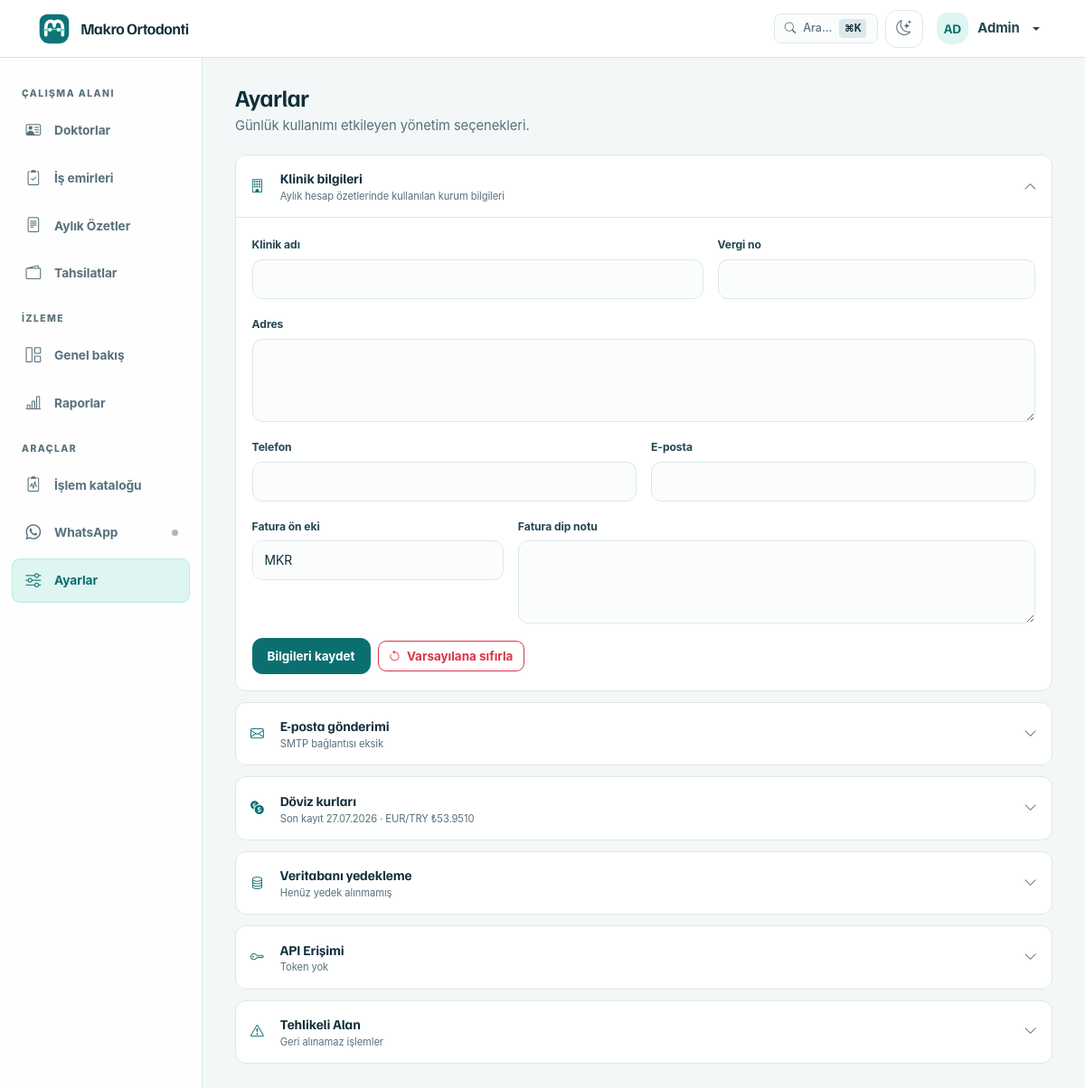
/settings/ (signed in), run on an earlier commit of the app's database.
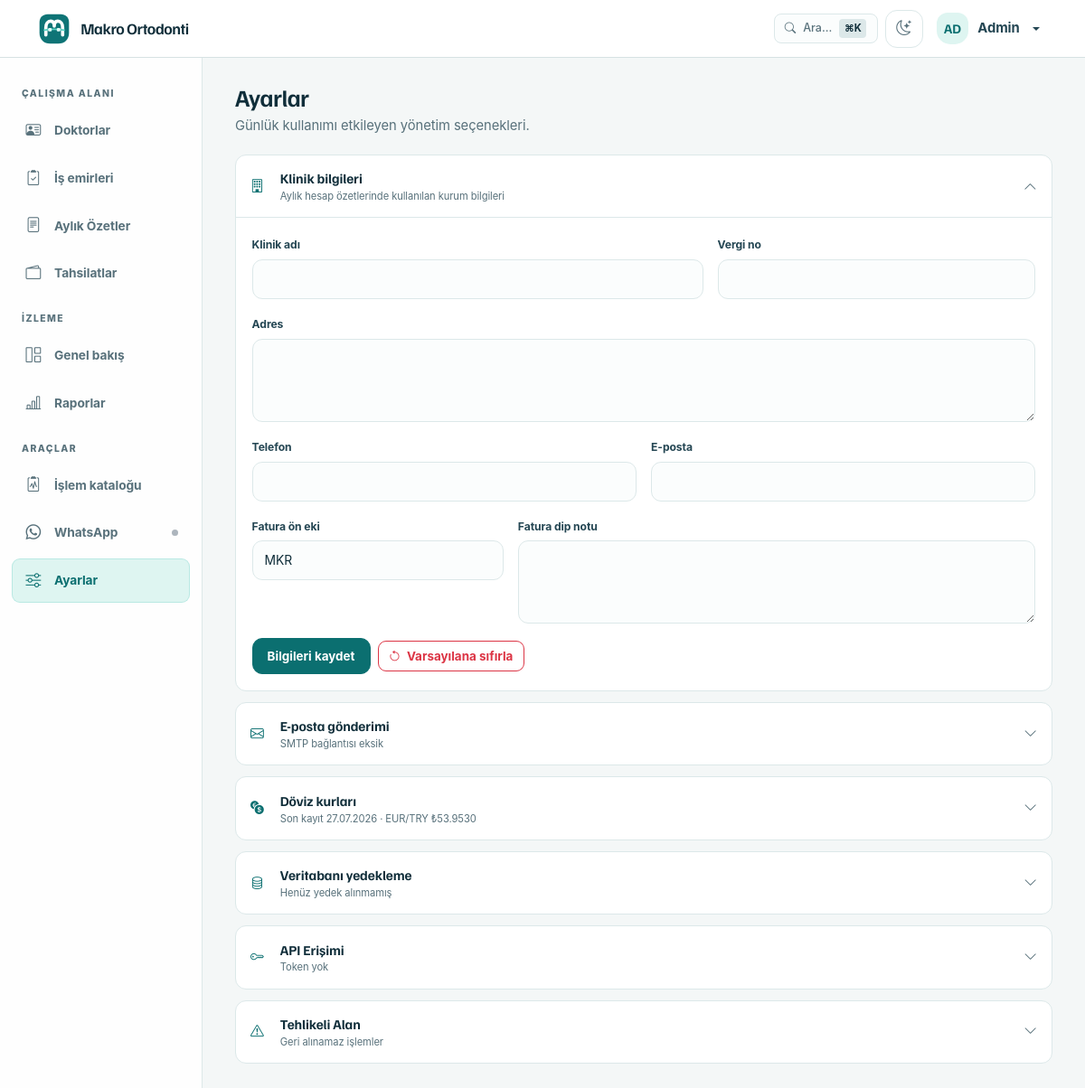
And on a later commit of the database.
### app/models/models.py (models this page shows, shortened)
class User(UserMixin, Base, TimestampMixin):
    __tablename__ = "users"
    id: Mapped[int] = mapped_column(Integer, primary_key=True, autoincrement=True)
    username: Mapped[str] = mapped_column(String(50), nullable=False, unique=True, index=True)
    password_hash: Mapped[str] = mapped_column(String(256), nullable=False)
    full_name: Mapped[str] = mapped_column(String(150), nullable=False)
    role: Mapped[str] = mapped_column(String(20), nullable=False, default="staff", index=True)
    is_active: Mapped[bool] = mapped_column(Boolean, default=True, nullable=False)
    last_login: Mapped[datetime | None] = mapped_column(DateTime, nullable=True)
    api_token_hash: Mapped[str | None] = mapped_column(String(64), nullable=True, unique=True, index=True)
    ROLE_ADMIN = "admin"
    ROLE_STAFF = "staff"
    VALID_ROLES = [ROLE_ADMIN, ROLE_STAFF]

class Settings(Base, TimestampMixin):
    __tablename__ = "settings"
    id: Mapped[int] = mapped_column(Integer, primary_key=True, autoincrement=True)
    key: Mapped[str] = mapped_column(String(100), nullable=False, unique=True, index=True)
    value: Mapped[str | None] = mapped_column(Text, nullable=True)
    description: Mapped[str | None] = mapped_column(Text, nullable=True)
    DEFAULTS = {
        "clinic_name": "Makro Ortodonti",
        "clinic_address": "",
        "clinic_phone": "",
        "clinic_email": "",
        "clinic_logo_path": "",
        "tax_id": "",
        "invoice_prefix": "MKR",
        "invoice_next_number": "1",
        "invoice_footer_text": "",
        "default_exchange_rate_source": "ecb",
        "currency_symbol_eur": "€",
        "currency_symbol_try": "₺",
        "whatsapp_session_id": "",
        "whatsapp_phone_number": "",
    }

class ExchangeRate(Base, TimestampMixin):
    __tablename__ = "exchange_rates"
    id: Mapped[int] = mapped_column(Integer, primary_key=True, autoincrement=True)
    rate_date: Mapped[date] = mapped_column(nullable=False, index=True)
    eur_to_try: Mapped[Decimal] = mapped_column(Numeric(12, 4), nullable=False)
    usd_to_try: Mapped[Decimal] = mapped_column(Numeric(12, 4), nullable=True)
    source: Mapped[str] = mapped_column(String(50), default="ecb", nullable=False)
    __table_args__ = (
        UniqueConstraint("rate_date", "source", name="uq_exchange_rate_date_source"),
    )

### app/routes/settings.py (the view)
@settings_bp.route("/")
@login_required
@permissions_required("settings.manage")
def index():
    settings = db.session.execute(db.select(Settings)).scalars().all()
    settings_dict = {s.key: s.value for s in settings}
    exchange_rates = db.session.execute(
        db.select(ExchangeRate).order_by(ExchangeRate.rate_date.desc()).limit(30)
    ).scalars().all()
    smtp_password_configured = bool(settings_dict.get("smtp_password"))
    from app.services.backup_service import list_backups
    backups = list_backups()
    return render_template(
        "settings/index.html",
        settings=settings_dict,
        smtp_password_configured=smtp_password_configured,
        exchange_rates=exchange_rates,
        today=date.today(),
        backups=backups,
        api_token_configured=bool(current_user.api_token_hash),
    )

### app/__init__.py (called while the page is built, shortened)
def _get_cached_setting(key: str, default: str = "") -> str:
    now = time.monotonic()
    cached = _settings_cache.get(key)
    if cached and (now - cached[0]) < _SETTINGS_CACHE_TTL:
        return cached[1]

### app/authz.py (called while the page is built)
def has_permission(user, permission: str) -> bool:
    permissions = ROLE_PERMISSIONS.get(getattr(user, "role", None), frozenset())
    return "*" in permissions or permission in permissions

def permissions_required(*permissions: str):
    def decorator(view_func):
        @wraps(view_func)
        def wrapped(*args, **kwargs):
            if not current_user.is_authenticated:
                return redirect(url_for("auth.login"))
            if not all(has_permission(current_user, permission) for permission in permissions):
                flash("Bu işlem için yetkiniz bulunmuyor.", "danger")
                return redirect(url_for("dashboard.index"))
            return view_func(*args, **kwargs)
        return wrapped
    return decorator

### app/services/backup_service.py (called while the page is built, shortened)
def _data_dir() -> Path:
    return Path(__file__).resolve().parent.parent.parent / "data"

def _backup_dir() -> Path:
    d = _data_dir() / "backups"
    d.mkdir(parents=True, exist_ok=True)
    return d

def list_backups() -> list[dict]:
    backup_dir = _backup_dir()
    files = sorted(
        [f for f in backup_dir.iterdir() if _SAFE_FILENAME_RE.match(f.name)],
        key=lambda f: f.stat().st_mtime,
        reverse=True,
    )
    result = []
    return result

### app/services/exchange_service.py (called while the page is built, shortened)
def get_rate_health(max_age_days: int = 2) -> dict:
    latest = db.session.execute(
        db.select(ExchangeRate)
        .order_by(ExchangeRate.rate_date.desc())
        .limit(1)
    ).scalar_one_or_none()
    age_days = (date.today() - latest.rate_date).days
    return {
        "exists": True,
        "is_stale": age_days > max_age_days,
        "age_days": age_days,
        "last_date": latest.rate_date,
        "last_rate": Decimal(str(latest.eur_to_try)),
    }

def ensure_daily_rate(max_age_days: int = 2) -> dict:
    global _last_auto_check_date
    today = date.today()
    if _last_auto_check_date == today:
        return get_rate_health(max_age_days=max_age_days)

### app/services/whatsapp_service.py (called while the page is built)
    @classmethod
    def quick_state(cls) -> str:
        with cls._state_lock:
            if cls._connected:
                return "connected"
            if cls._thread is not None and cls._thread.is_alive():
                return "connecting"
            return "disconnected"

### app/templates/settings/index.html (shortened to what this page needs)
{% extends "base.html" %}
{% block content %}
<header class="workspace-header"><div><h1>Ayarlar</h1><p>Günlük kullanımı etkileyen yönetim seçenekleri.</p></div></header>
<div class="settings-stack">
    <details class="disclosure-panel" open>
        <summary><span><i class="bi bi-building" aria-hidden="true"></i><strong>Klinik bilgileri</strong><small>Aylık hesap özetlerinde kullanılan kurum bilgileri</small></span><i class="bi bi-chevron-down disclosure-chevron" aria-hidden="true"></i></summary>
        <div class="disclosure-content">
            <form method="POST" action="{{ url_for('settings.update_settings') }}">
                <div class="row g-3">
                    <div class="col-md-7"><label class="form-label">Klinik adı</label><input type="text" class="form-control" name="clinic_name" value="{{ settings.get('clinic_name', '') }}"></div>
                    <div class="col-md-5"><label class="form-label">Vergi no</label><input type="text" class="form-control" name="tax_id" value="{{ settings.get('tax_id', '') }}"></div>
                    <div class="col-12"><label class="form-label">Adres</label><textarea class="form-control" name="clinic_address" rows="2">{{ settings.get('clinic_address', '') }}</textarea></div>
                    <div class="col-md-6"><label class="form-label">Telefon</label><input type="tel" class="form-control" name="clinic_phone" value="{{ settings.get('clinic_phone', '') }}"></div>
                    <div class="col-md-6"><label class="form-label">E-posta</label><input type="email" class="form-control" name="clinic_email" value="{{ settings.get('clinic_email', '') }}"></div>
                    <div class="col-md-4"><label class="form-label">Fatura ön eki</label><input type="text" class="form-control" name="invoice_prefix" value="{{ settings.get('invoice_prefix', 'MKR') }}"></div>
                    <div class="col-md-8"><label class="form-label">Fatura dip notu</label><textarea class="form-control" name="invoice_footer_text" rows="2">{{ settings.get('invoice_footer_text', '') }}</textarea></div>
                </div>
                <div class="d-flex align-items-center gap-2 mt-3">
                    <button type="submit" class="btn btn-primary">Bilgileri kaydet</button>
                    <form method="POST" action="{{ url_for('settings.reset_defaults') }}" class="d-inline" data-confirm="Klinik bilgileri varsayılan değerlere sıfırlanacak. Emin misiniz?">
                        <button type="submit" class="btn btn-outline-danger btn-sm">
                            <i class="bi bi-arrow-counterclockwise" aria-hidden="true"></i> Varsayılana sıfırla
                        </button>
                    </form>
                </div>
            </form>
        </div>
    </details>
    <details class="disclosure-panel">
        <summary><span><i class="bi bi-envelope" aria-hidden="true"></i><strong>E-posta gönderimi</strong><small>{% if smtp_password_configured %}SMTP bağlantısı yapılandırılmış{% else %}SMTP bağlantısı eksik{% endif %}</small></span><i class="bi bi-chevron-down disclosure-chevron" aria-hidden="true"></i></summary>
    </details>
    <details class="disclosure-panel">
        <summary><span><i class="bi bi-currency-exchange" aria-hidden="true"></i><strong>Döviz kurları</strong><small>{% if exchange_rates %}Son kayıt {{ exchange_rates[0].rate_date.strftime('%d.%m.%Y') }} · EUR/TRY ₺{{ "{:,.4f}".format(exchange_rates[0].eur_to_try) }}{% else %}Kur kaydı yok{% endif %}</small></span><i class="bi bi-chevron-down disclosure-chevron" aria-hidden="true"></i></summary>
    </details>
    <details class="disclosure-panel" id="backup">
        <summary><span><i class="bi bi-database" aria-hidden="true"></i><strong>Veritabanı yedekleme</strong><small>{% if backups %}Son yedek {{ backups[0].label }} · {{ backups[0].size_kb }} KB{% else %}Henüz yedek alınmamış{% endif %}</small></span><i class="bi bi-chevron-down disclosure-chevron" aria-hidden="true"></i></summary>
    </details>
    <details class="disclosure-panel" id="api-access">
        <summary><span><i class="bi bi-key" aria-hidden="true"></i><strong>API Erişimi</strong><small>{% if api_token_configured %}Token tanımlı{% else %}Token yok{% endif %}</small></span><i class="bi bi-chevron-down disclosure-chevron" aria-hidden="true"></i></summary>
    </details>
    <details class="disclosure-panel" id="danger-zone">
        <summary><span><i class="bi bi-exclamation-triangle" aria-hidden="true"></i><strong>Tehlikeli Alan</strong><small>Geri alınamaz işlemler</small></span><i class="bi bi-chevron-down disclosure-chevron" aria-hidden="true"></i></summary>
    </details>
</div>
{% endblock %}

### app/templates/base.html (shortened to what this page needs)
<!doctype html>
<html lang="tr">
  <head>
    <link
      href="{{ url_for('static', filename='vendor/bootstrap/bootstrap.min.css') }}"
      rel="stylesheet"
    />
    <link
      href="{{ url_for('static', filename='vendor/bootstrap-icons/bootstrap-icons.min.css') }}"
      rel="stylesheet"
    />
    <link
      href="{{ url_for('static', filename='css/style.css') }}"
      rel="stylesheet"
    />
  </head>
  <body>
    {% include 'components/navbar.html' %}
    {% if current_user.is_authenticated %}
      <aside class="desktop-sidebar" aria-label="Ana menü">
        {% include 'components/sidebar.html' %}
      </aside>
    {% endif %}
        <main id="main-content" class="app-main{% if not current_user.is_authenticated %} ms-0{% endif %}" tabindex="-1">
           {% block content %}{% endblock
          %}
        </main>
  </body>
</html>

### app/templates/components/navbar.html (shortened to what this page needs)
<nav class="navbar fixed-top" aria-label="Üst menü">
    <div class="container-fluid">
        <a class="navbar-brand d-flex align-items-center" href="{{ url_for('dashboard.index') }}" aria-label="{{ clinic_name }} ana sayfa">
            <span class="brand-mark" aria-hidden="true"></span>
            <span class="brand-copy"><span>{{ clinic_name }}</span></span>
        </a>
        <ul class="navbar-nav ms-auto flex-row align-items-center gap-2">
                {% if current_user.is_authenticated %}
                <li class="nav-item">
                    <button class="cmd-k-trigger" type="button" data-bs-toggle="modal" data-bs-target="#commandPaletteModal" title="Hızlı Arama (Cmd+K)">
                        <i class="bi bi-search"></i>
                        <span class="d-none d-sm-inline">Ara...</span>
                        <span class="cmd-k-badge">⌘K</span>
                    </button>
                </li>
                <li class="nav-item">
                    <button class="theme-toggle" type="button" aria-label="Tema değiştir" title="Açık/Koyu tema">
                        <i class="bi bi-moon-stars" aria-hidden="true"></i>
                    </button>
                </li>
                <li class="nav-item dropdown">
                    <a class="nav-link dropdown-toggle user-menu" href="#" data-bs-toggle="dropdown" aria-expanded="false" aria-label="{{ current_user.full_name }} kullanıcı menüsü">
                        <span class="user-avatar" aria-hidden="true">{{ current_user.full_name[:2]|upper }}</span>
                        <span class="user-name">{{ current_user.full_name }}</span>
                    </a>
                </li>
                {% endif %}
        </ul>
    </div>
</nav>

### app/templates/components/sidebar.html (shortened to what this page needs)
<nav class="sidebar-nav" aria-label="Uygulama bölümleri">
    <div class="nav-section-label">Çalışma alanı</div>
    <ul class="nav flex-column">
        <li class="nav-item"><a class="nav-link " href="{{ url_for('parties.list_parties') }}" ><i class="bi bi-person-vcard" aria-hidden="true"></i><span>Doktorlar</span></a></li>
        <li class="nav-item"><a class="nav-link " href="{{ url_for('parties.list_work_orders') }}" ><i class="bi bi-clipboard2-check" aria-hidden="true"></i><span>İş emirleri</span></a></li>
        <li class="nav-item"><a class="nav-link " href="{{ url_for('makbuzlar.list_makbuzlar') }}" ><i class="bi bi-file-text" aria-hidden="true"></i><span>Aylık Özetler</span></a></li>
        <li class="nav-item"><a class="nav-link " href="{{ url_for('payments.list_payments') }}" ><i class="bi bi-wallet2" aria-hidden="true"></i><span>Tahsilatlar</span></a></li>
    </ul>
    <div class="nav-section-label">İzleme</div>
    <ul class="nav flex-column">
        <li class="nav-item"><a class="nav-link " href="{{ url_for('dashboard.index') }}" ><i class="bi bi-grid-1x2" aria-hidden="true"></i><span>Genel bakış</span></a></li>
        <li class="nav-item"><a class="nav-link " href="{{ url_for('reports.index') }}" ><i class="bi bi-bar-chart-line" aria-hidden="true"></i><span>Raporlar</span></a></li>
    </ul>
    <div class="nav-section-label">Araçlar</div>
    <ul class="nav flex-column">
        <li class="nav-item"><a class="nav-link " href="{{ url_for('treatments.list_treatments') }}" ><i class="bi bi-clipboard2-pulse" aria-hidden="true"></i><span>İşlem kataloğu</span></a></li>
        <li class="nav-item"><a class="nav-link {% if 'whatsapp' in request.endpoint|default('') %}active{% endif %}" href="{{ url_for('whatsapp.index') }}" {% if 'whatsapp' in request.endpoint|default('') %}aria-current="page"{% endif %}><i class="bi bi-whatsapp" aria-hidden="true"></i><span>WhatsApp</span><span class="wa-status-dot wa-status-{{ whatsapp_state|default('disconnected') }}" title="WhatsApp: {{ {'connected': 'Bağlı', 'connecting': 'Bağlanıyor'}.get(whatsapp_state, 'Bağlı değil') }}" role="img" aria-label="WhatsApp durumu: {{ {'connected': 'Bağlı', 'connecting': 'Bağlanıyor'}.get(whatsapp_state, 'Bağlı değil') }}"></span></a></li>
        {% if current_user.role == 'admin' %}<li class="nav-item"><a class="nav-link {% if 'settings' in request.endpoint|default('') %}active{% endif %}" href="{{ url_for('settings.index') }}" {% if 'settings' in request.endpoint|default('') %}aria-current="page"{% endif %}><i class="bi bi-sliders" aria-hidden="true"></i><span>Ayarlar</span></a></li>{% endif %}
    </ul>
</nav>

What changed in the data, as far as the page shows it:
changed ExchangeRate: eur_to_try "53.9510" → "53.9530"
